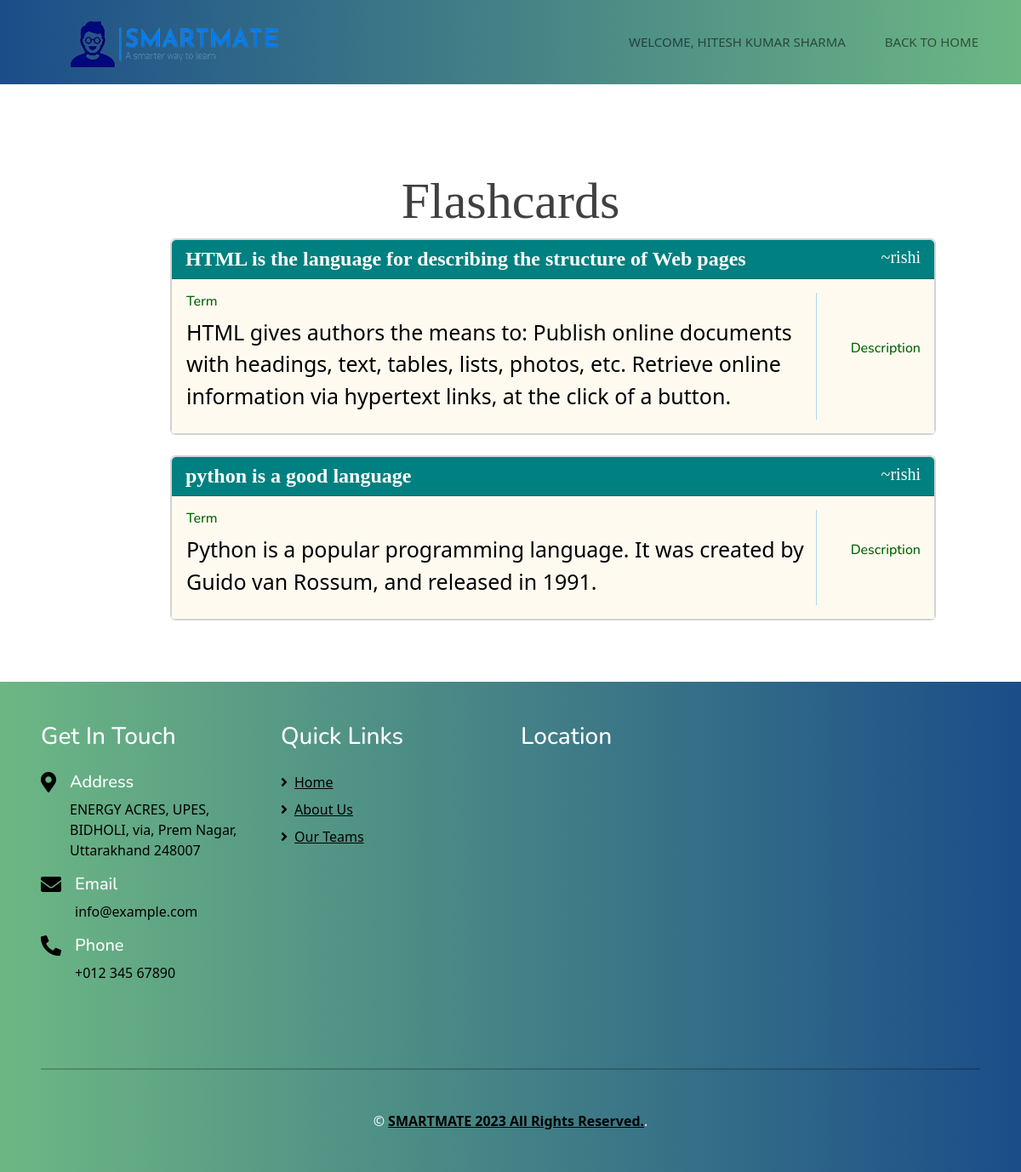
Screenshot of /view_flashcard/ (signed in) with the database file from the repository.
### smartmate__1/models.py (models this page shows, shortened)
class Flashcard(models.Model):
    card_id = models.BigAutoField(primary_key=True)
    set_title = models.TextField(max_length=100)
    sub_id_fk = models.ForeignKey(Subject, on_delete=models.CASCADE) #foreign key
    sid_fk = models.ForeignKey(StudentDetail, on_delete=models.CASCADE) #foreign key
    cid_fk = models.ForeignKey(CourseDetail, null=True,on_delete=models.CASCADE)#foreign key
    term = models.TextField(max_length=100)
    desc = models.TextField(max_length=100)

class StudentDetail(models.Model):
    sid = models.BigAutoField(primary_key=True)
    name = models.CharField(max_length=30, null=True)
    email = models.EmailField()
    password = models.CharField(max_length=20)
    cid_fk = models.ForeignKey(CourseDetail,null=True, on_delete=models.CASCADE)
    access_stu = models.BooleanField(default=False)

### smartmate__1/views.py (the view)
# urls.py: path('view_flashcard/', views.view_flashcard, name='view_flashcard'),
def view_flashcard(request):
    context = {}
    if request.session['login_type'] in ['faculty', 'student']:
        flashcard = Flashcard.objects.all().order_by('set_title')
        context = {'flashcards': flashcard}
    return render(request, 'view_flashcard.html',context)

### templates/view_flashcard.html (shortened to what this page needs)
{% extends 'new_base.html' %}
{% block content %}
<body>
  <center>
    <h1 style="font-family: Garamond, serif; font-size:60px; color: #404040	">Flashcards</h1>
  </center>
    {% for flashcard in flashcards%}
      <div class="card w-75" style="margin: 0px 200px; background-color: Real Madrid Gold;">
        <div class="card" style=" background-color: white;">
                <h4 class="card-header"style="color: white; background-color:Teal; font-family: Garamond, serif; ">
                  <b>{{flashcard.set_title}}</b><span style="color: snowwhite;font-size: 20px; float:right;">~{{flashcard.sid_fk.name}}</span></h4>
                <div class="card-body" style="background-color:FloralWhite;">
                  <table>
                    <tr>
                      <td>
                        <h6 style="color: Darkgreen;padding: 0px 450px 0px 0px;">Term</h6>
                        <p class="card-title"style="color: black; font-size:25px">{{flashcard.term}}</p>
                      </td>
                      <td style=" padding: 0px 0px 10px 40px;border-left:1px solid lightblue;">
                        <h6 style="color: Darkgreen;">Description</h6>
                      </td>
                    </tr>
                  </table>
            </div>
          </div>
      </div>
      <br>
      {% endfor %}
</body>
{% endblock content %}

### templates/new_base.html (shortened to what this page needs)
<!DOCTYPE html>
<html lang="en">
    <head>
        <link href="/static/css/header.css" rel="stylesheet"/>
        <link href="https://cdnjs.cloudflare.com/ajax/libs/font-awesome/5.10.0/css/all.min.css" rel="stylesheet" />
        <link href="/static/css/footer_css.css" rel="stylesheet" />
        <link href="https://api.mapbox.com/mapbox-gl-js/v2.14.1/mapbox-gl.css" rel="stylesheet">
        <link href="/static/css/bootstrap.min.css" rel="stylesheet">
        <link href="https://cdnjs.cloudflare.com/ajax/libs/font-awesome/5.10.0/css/all.min.css" rel="stylesheet">
        <link href="https://cdn.jsdelivr.net/npm/bootstrap-icons@1.4.1/font/bootstrap-icons.css" rel="stylesheet">
        <link rel="stylesheet" href="https://cdn.jsdelivr.net/npm/bootstrap@4.6.1/dist/css/bootstrap.min.css"
>
        <link href="https://cdn.jsdelivr.net/npm/bootstrap@5.1.3/dist/css/bootstrap.min.css" rel="stylesheet"
>
        <link href="https://cdn.jsdelivr.net/npm/bootstrap@5.2.0-beta1/dist/css/bootstrap.min.css" rel="stylesheet"
>
        <link rel="stylesheet" href="https://cdn.jsdelivr.net/npm/bootstrap-icons@1.9.0/font/bootstrap-icons.css">
        <link rel="stylesheet" href="https://cdnjs.cloudflare.com/ajax/libs/font-awesome/5.15.3/css/all.min.css">
        <link href="https://cdn.jsdelivr.net/npm/bootstrap-icons@1.5.0/font/bootstrap-icons.css" rel="stylesheet" />
        <link href="https://cdnjs.cloudflare.com/ajax/libs/SimpleLightbox/2.1.0/simpleLightbox.min.css" rel="stylesheet" />
    </head>
<body>
    <nav class="navbar navbar-expand-md navbar-light bg-light fixed-top">
        <div class="container-fluid">
            <a class="navbar-brand d-flex align-items-center px-4 px-lg-5" href="">
                <img src="/static/logo.png" width="300" height="120" alt="">
            </a>
            <div class="collapse navbar-collapse justify-content-end" id="navbarNav">
                <ul class="navbar-nav">
                    <li class="nav-item">
                        <a class="nav-link" href="#">Welcome, {{ request.session.nm }}</a>
                    </li>
                    <li class="nav-item">
                        <a class="nav-link" href="/">Back to home</a>
                    </li>
                </ul>
            </div>
        </div>
    </nav>
    {% block content %}{% endblock content %}
    <div class="container-fluid body-color mt-5 py-5 px-sm-3 px-md-5">
        <div class="row pt-6">
          <div class="col-lg-3 col-md-6 mb-5">
            <h3 class="text mb-4" style="color:white">Get In Touch</h3>
            <div class="d-flex">
              <h4 class="fa fa-map-marker-alt text" style="color:black"></h4>
              <div class="pl-3">
                <h5 class="text" style="color:white">Address</h5>
                <p style="color:black">ENERGY ACRES, UPES, BIDHOLI, via, Prem Nagar, Uttarakhand 248007</p>
              </div>
            </div>
            <div class="d-flex">
              <h4 class="fa fa-envelope text" style="color:black"></h4>
              <div class="pl-3">
                <h5 class="text" style="color:white">Email</h5>
                <p style="color:black">info@example.com</p>
              </div>
            </div>
            <div class="d-flex">
              <h4 class="fa fa-phone-alt text" style="color:black"></h4>
              <div class="pl-3">
                <h5 class="text" style="color:white">Phone</h5>
                <p style="color:black">+012 345 67890</p>
              </div>
            </div>
          </div>
          <div class="col-lg-3 col-md-6 mb-5">
            <h3 class="text mb-4" style="color:white">Quick Links</h3>
            <div class="d-flex flex-column justify-content-start">
              <a class="text mb-2" href="#" style="color:black"><i class="fa fa-angle-right mr-2"></i>Home</a>
              <a class="text mb-2" href="#" style="color:black"><i class="fa fa-angle-right mr-2"></i>About Us</a>
              <a class="text mb-2" href="#" style="color:black"><i class="fa fa-angle-right mr-2"></i>Our Teams</a>
            </div>
          </div>
            <div class="col-lg-3 col-md-6 mb-5">
                <h3 class="text mb-4" style="color:white">Location</h3>
                <div class="d-flex flex-column justify-content-start">
                    <div id="map"></div>
                </div>
              </div>
        </div>
        <div class="container-fluid pt-5" style="border-top: 2px solid rgba(0, 0, 0, 0.2) ;">
          <p class="m-0 text-center text">
            &copy;
            <a class="text font-weight-bold" href="#" style="color:black">SMARTMATE 2023 All Rights Reserved.</a>.
          </p>
        </div>
      </div>
</body>
</html>

### static/css/header.css (style rules this page uses)
:root { --primary: #06BBCC; --light: #F0FBFC; --dark: #181d38; }
.navbar { background: -webkit-linear-gradient(to right,#1b4d89, #6db784); background: linear-gradient(to right,#1b4d89,#6db784); }
.navbar-nav .nav-link { margin-right: 30px; padding: 25px 0; color: #FFFFFF; font-size: 15px; text-transform: uppercase; outline: none; }
.navbar-light .navbar-brand, .navbar-light a.btn { height: 75px; }
.navbar-light .navbar-nav .nav-link { color: var(--dark); font-weight: 500; }

### templates/new_base.html (style rules this page uses)
#map { position: relative; width: 600px; height: 300px; }
.navbar { background: linear-gradient(to left,#1b4d89,#6db784); }

### rows the page displays
Flashcard: set_title "HTML is the language for describing the structure of Web pages", sid_fk.name "rishi", term "HTML gives authors the means to: Publish online documents with headings, text, tables, lists, photos, etc. Retrieve online information via hypertext links, at the click of a button."
Flashcard: set_title "python is a good language", sid_fk.name "rishi", term "Python is a popular programming language. It was created by Guido van Rossum, and released in 1991."

### other values shown
{{ request.session.nm }} "HITESH KUMAR SHARMA"
